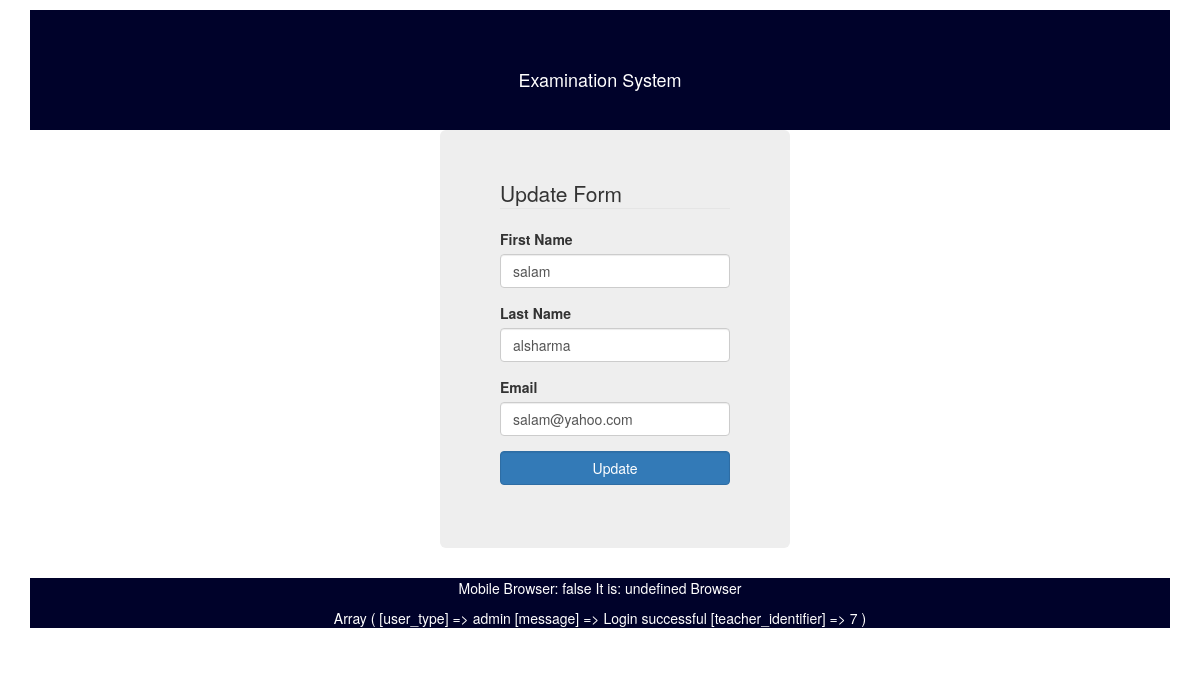
Page /update_form_admintoteacher.php?teacherID=7 (signed in) on the committed database.
### tables this page shows
CREATE TABLE `teacher` (
  `teacher_ID` int(10) UNSIGNED NOT NULL,
  `fName` varchar(25) NOT NULL,
  `lName` varchar(25) NOT NULL,
  `login_ID` int(10) UNSIGNED NOT NULL
);

### control/select_update_form_admintoteacher.php (called while the page is built)
<?php
if (isset($_GET['teacherID'])) {
	$teacherid = $_GET['teacherID'];
	$query = "SELECT fName, lName, email FROM teacher, login WHERE login.login_ID = teacher.login_ID AND teacher.teacher_id =".$teacherid.";";
	$conn = dbConnect();
	$stmt = $conn->prepare($query);
	$stmt->execute();
	$staticresult = $stmt->fetchAll(PDO::FETCH_ASSOC);
}
?>

### update_form_admintoteacher.php (the view, shortened to what this page needs)
<?php
include "header.php";
include "control/select_update_form_admintoteacher.php";
?>
	<div class="container">
		<div class="col-lg-4"></div>
		<div class="col-lg-4">
			<div class="jumbotron">
				<fieldset>
					<legend>Update Form</legend>
					<form method="POST" action="control/update_process_admintoteacher.php?teacherID=<?php echo $_SESSION['teacher_identifier']?>">
						<?php
						foreach($staticresult as $row) {
							echo '<div class="form-group">
							<label>First Name</label>
							<input type="text" class="form-control" name="fname" id="fname" value="'.$row['fName'].'" required>
							</div>
							<div class="form-group">
							<label>Last Name</label>
							<input type="text" class="form-control" name="lname" id="lname" value="'.$row['lName'].'" required>
							</div>
							<div class="form-group">
							<label>Email</label>
							<input type="email" class="form-control" name="email" id="email" value="'.$row['email'].'" required>
							</div>
							<div class="form-group">
											<input type="submit" class="btn btn-primary form-control" value="Update" id="register">
											</div>';
						}
					?>
				</form>
			</fieldset>
			</div>
			</div>
			</div>
			<?php
			include "footer.php";
			  ?>

### rows in the picture
teacher: fname "salam", lname "alsharma", email "salam@yahoo.com"
